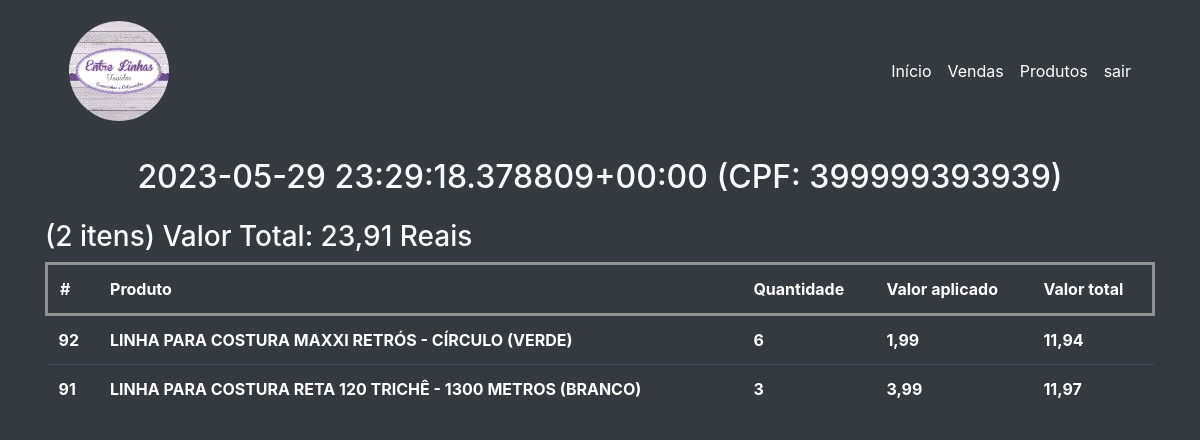
The page /detalhar_venda/73 (signed in) on the database its author committed.
### core/models.py (models this page shows, shortened)
class ItensVendas(models.Model):
    venda = models.ForeignKey(Vendas, on_delete=models.CASCADE)
    produto = models.ForeignKey(Produtos, on_delete=models.CASCADE)
    quantidade = models.PositiveIntegerField('Quantidade')
    valorProdutoAplicado = models.DecimalField('Valor Aplicado Unidade',decimal_places=2,max_digits=9)
    valorTotal = models.DecimalField('Valor Total',decimal_places=2,max_digits=9)

class Vendas(models.Model):
    dataVenda = models.DateTimeField('Data Venda', auto_now=True)
    cpfCliente = models.CharField('CPF cliente', max_length=200)
    def __str__ (self):
        return f'{self.dataVenda} (CPF: {self.cpfCliente})'

class Produtos(models.Model):
    nome = models.CharField('Nome', max_length=200)
    precoVenda = models.DecimalField('Preço de Venda',decimal_places=2,max_digits=9)
    qtdEstoque = models.IntegerField('Quantidade em Estoque')
    dataModificacao = models.DateField('Data modificação', auto_now=True)
    def __str__ (self):
        return f'{self.nome}'

### core/views.py (the view)
# urls.py: path('detalhar_venda/<int:pk>', detalhar_venda, name='detalhar_venda'),
def detalhar_venda(request, pk):
    if str(request.user) != 'AnonymousUser':
        itens = list(reversed(ItensVendas.objects.filter(venda=pk)))
        contagem = len(itens)
        valorTotal = sum(item.valorTotal for item in itens)
        context = {
            'itens' : itens,
            'valorTotal': valorTotal,
            'contagem':contagem
        }
        return render(request,'detalhar_venda.html', context)
    else:
        return redirect('/accounts/login/')

### core/templates/detalhar_venda.html (shortened to what this page needs)
{% extends 'modelo.html' %}
{% block conteudo %}
<div class="container d-flex flex-column align-items-center justify-content-center p-3">
    <h2 class="text-light">{{itens.0.venda}} </h2>
</div>
<div class="container">
    {% if itens %}
    <h3  class="text-light">({{contagem}} itens) Valor Total: {{valorTotal}} Reais</h3>
    <table class="table table-dark">
        <thead>
            <tr>
                <th scope="col">#</th>
                <th scope="col">Produto</th>
                <th scope="col">Quantidade</th>
                <th scope="col">Valor aplicado</th>
                <th scope="col">Valor total</th>
            </tr>
        </thead>
        <tbody>
            {% for item in itens%}
            <tr>
                <th scope="row">{{item.id}}</th>
                <th scope="row">{{item.produto}}</th>
                <th scope="row">{{item.quantidade}}</th>
                <th scope="row">{{item.valorProdutoAplicado}}</th>
                <th scope="row">{{item.valorTotal}}</th>
            </tr>
            {% endfor%}
        </tbody>
    </table>
    {% else %}
    <h2>Não existem itens relacionados à essa venda... :(</h2>
    {% endif %}
</div>
{% endblock %}

### core/static/css/estilos.css (style rules this page uses)
body { display: flex; flex-direction: column; justify-content: center; align-items: center; background-color: #341256; color: #ffffff; }
thead { border: solid 3px #929292 !important }

### rows shown on the page
ItensVendas: venda.cpfCliente "2023-05-29 23:29:18.378809+00:00 (CPF: 399999393939)", id "92", produto "LINHA PARA COSTURA MAXXI RETRÓS - CÍRCULO (VERDE)", quantidade "6", valorProdutoAplicado "1,99", valorTotal "11,94"
ItensVendas: id "91", produto "LINHA PARA COSTURA RETA 120 TRICHÊ - 1300 METROS (BRANCO)", quantidade "3", valorProdutoAplicado "3,99", valorTotal "11,97"

### other values the page prints
{{ contagem }} "2"
{{ valorTotal }} "23,91"
